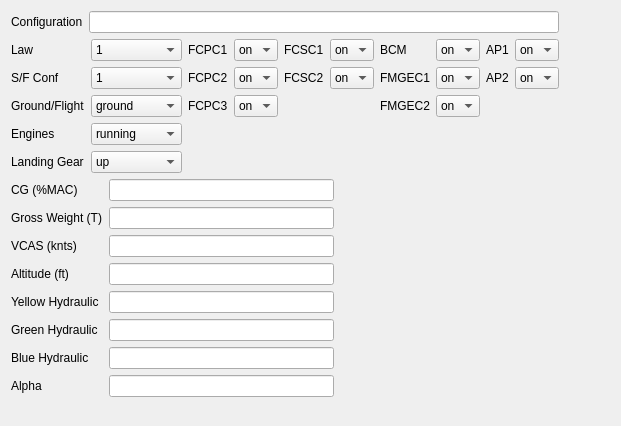
<?xml version="1.0" encoding="UTF-8"?>
<ui version="4.0">
 <class>GTAActionFCTLConfWidget</class>
 <widget class="QWidget" name="GTAActionFCTLConfWidget">
  <property name="geometry">
   <rect>
    <x>0</x>
    <y>0</y>
    <width>621</width>
    <height>426</height>
   </rect>
  </property>
  <property name="windowTitle">
   <string>Form</string>
  </property>
  <layout class="QGridLayout" name="gridLayout_6">
   <item row="1" column="0">
    <layout class="QHBoxLayout" name="horizontalLayout_3">
     <item>
      <layout class="QGridLayout" name="gridLayout">
       <item row="0" column="0">
        <widget class="QLabel" name="label_3">
         <property name="text">
          <string>Law</string>
         </property>
        </widget>
       </item>
       <item row="0" column="1">
        <widget class="QComboBox" name="LAWCB">
         <item>
          <property name="text">
           <string>1</string>
          </property>
         </item>
         <item>
          <property name="text">
           <string>1A</string>
          </property>
         </item>
         <item>
          <property name="text">
           <string>2</string>
          </property>
         </item>
         <item>
          <property name="text">
           <string>2A</string>
          </property>
         </item>
         <item>
          <property name="text">
           <string>2B</string>
          </property>
         </item>
         <item>
          <property name="text">
           <string>direct</string>
          </property>
         </item>
         <item>
          <property name="text">
           <string>flare</string>
          </property>
         </item>
         <item>
          <property name="text">
           <string>normal</string>
          </property>
         </item>
        </widget>
       </item>
       <item row="3" column="1">
        <widget class="QComboBox" name="EnginesCB">
         <item>
          <property name="text">
           <string>running</string>
          </property>
         </item>
         <item>
          <property name="text">
           <string>not running</string>
          </property>
         </item>
        </widget>
       </item>
       <item row="3" column="0">
        <widget class="QLabel" name="label_6">
         <property name="text">
          <string>Engines</string>
         </property>
        </widget>
       </item>
       <item row="4" column="0">
        <widget class="QLabel" name="label_7">
         <property name="text">
          <string>Landing Gear</string>
         </property>
        </widget>
       </item>
       <item row="4" column="1">
        <widget class="QComboBox" name="LdgGearCB">
         <item>
          <property name="text">
           <string>up</string>
          </property>
         </item>
         <item>
          <property name="text">
           <string>down</string>
          </property>
         </item>
        </widget>
       </item>
       <item row="2" column="1">
        <widget class="QComboBox" name="GndFlghtCB">
         <item>
          <property name="text">
           <string>ground</string>
          </property>
         </item>
         <item>
          <property name="text">
           <string>flight</string>
          </property>
         </item>
        </widget>
       </item>
       <item row="2" column="0">
        <widget class="QLabel" name="label_5">
         <property name="text">
          <string>Ground/Flight</string>
         </property>
        </widget>
       </item>
       <item row="1" column="1">
        <widget class="QComboBox" name="SFConfCB">
         <item>
          <property name="text">
           <string>1</string>
          </property>
         </item>
         <item>
          <property name="text">
           <string>1F</string>
          </property>
         </item>
         <item>
          <property name="text">
           <string>2</string>
          </property>
         </item>
         <item>
          <property name="text">
           <string>3</string>
          </property>
         </item>
         <item>
          <property name="text">
           <string>full</string>
          </property>
         </item>
         <item>
          <property name="text">
           <string>clean</string>
          </property>
         </item>
        </widget>
       </item>
       <item row="1" column="0">
        <widget class="QLabel" name="label_4">
         <property name="text">
          <string>S/F Conf</string>
         </property>
        </widget>
       </item>
      </layout>
     </item>
     <item>
      <layout class="QGridLayout" name="gridLayout_3">
       <item row="0" column="0">
        <widget class="QLabel" name="label_16">
         <property name="text">
          <string>FCPC1</string>
         </property>
        </widget>
       </item>
       <item row="0" column="1">
        <widget class="QComboBox" name="FCPC1CB">
         <item>
          <property name="text">
           <string>on</string>
          </property>
         </item>
         <item>
          <property name="text">
           <string>off</string>
          </property>
         </item>
        </widget>
       </item>
       <item row="0" column="2">
        <widget class="QLabel" name="label_17">
         <property name="text">
          <string>FCSC1</string>
         </property>
        </widget>
       </item>
       <item row="0" column="3">
        <widget class="QComboBox" name="FCSC1CB">
         <item>
          <property name="text">
           <string>on</string>
          </property>
         </item>
         <item>
          <property name="text">
           <string>off</string>
          </property>
         </item>
        </widget>
       </item>
       <item row="1" column="0">
        <widget class="QLabel" name="label_20">
         <property name="text">
          <string>FCPC2</string>
         </property>
        </widget>
       </item>
       <item row="1" column="1">
        <widget class="QComboBox" name="FCPC2CB">
         <item>
          <property name="text">
           <string>on</string>
          </property>
         </item>
         <item>
          <property name="text">
           <string>off</string>
          </property>
         </item>
        </widget>
       </item>
       <item row="1" column="2">
        <widget class="QLabel" name="label_18">
         <property name="text">
          <string>FCSC2</string>
         </property>
        </widget>
       </item>
       <item row="1" column="3">
        <widget class="QComboBox" name="FCSC2CB">
         <item>
          <property name="text">
           <string>on</string>
          </property>
         </item>
         <item>
          <property name="text">
           <string>off</string>
          </property>
         </item>
        </widget>
       </item>
       <item row="2" column="0">
        <widget class="QLabel" name="label_19">
         <property name="text">
          <string>FCPC3</string>
         </property>
        </widget>
       </item>
       <item row="2" column="1">
        <widget class="QComboBox" name="FCPC3CB">
         <item>
          <property name="text">
           <string>on</string>
          </property>
         </item>
         <item>
          <property name="text">
           <string>off</string>
          </property>
         </item>
        </widget>
       </item>
       <item row="3" column="0">
        <spacer name="verticalSpacer_3">
         <property name="orientation">
          <enum>Qt::Vertical</enum>
         </property>
         <property name="sizeHint" stdset="0">
          <size>
           <width>20</width>
           <height>40</height>
          </size>
         </property>
        </spacer>
       </item>
      </layout>
     </item>
     <item>
      <layout class="QGridLayout" name="gridLayout_4">
       <item row="0" column="0">
        <widget class="QLabel" name="label_21">
         <property name="text">
          <string>BCM</string>
         </property>
        </widget>
       </item>
       <item row="0" column="1">
        <widget class="QComboBox" name="BCMCB">
         <item>
          <property name="text">
           <string>on</string>
          </property>
         </item>
         <item>
          <property name="text">
           <string>off</string>
          </property>
         </item>
        </widget>
       </item>
       <item row="1" column="0">
        <widget class="QLabel" name="label_22">
         <property name="text">
          <string>FMGEC1</string>
         </property>
        </widget>
       </item>
       <item row="1" column="1">
        <widget class="QComboBox" name="FMGEC1CB">
         <item>
          <property name="text">
           <string>on</string>
          </property>
         </item>
         <item>
          <property name="text">
           <string>off</string>
          </property>
         </item>
        </widget>
       </item>
       <item row="2" column="0">
        <widget class="QLabel" name="label_23">
         <property name="text">
          <string>FMGEC2</string>
         </property>
        </widget>
       </item>
       <item row="2" column="1">
        <widget class="QComboBox" name="FMGEC2CB">
         <item>
          <property name="text">
           <string>on</string>
          </property>
         </item>
         <item>
          <property name="text">
           <string>off</string>
          </property>
         </item>
        </widget>
       </item>
       <item row="3" column="0">
        <spacer name="verticalSpacer_2">
         <property name="orientation">
          <enum>Qt::Vertical</enum>
         </property>
         <property name="sizeHint" stdset="0">
          <size>
           <width>20</width>
           <height>40</height>
          </size>
         </property>
        </spacer>
       </item>
      </layout>
     </item>
     <item>
      <layout class="QGridLayout" name="gridLayout_5">
       <item row="0" column="0">
        <widget class="QLabel" name="label_24">
         <property name="text">
          <string>AP1</string>
         </property>
        </widget>
       </item>
       <item row="0" column="1">
        <widget class="QComboBox" name="AP1CB">
         <item>
          <property name="text">
           <string>on</string>
          </property>
         </item>
         <item>
          <property name="text">
           <string>off</string>
          </property>
         </item>
        </widget>
       </item>
       <item row="1" column="0">
        <widget class="QLabel" name="label_25">
         <property name="text">
          <string>AP2</string>
         </property>
        </widget>
       </item>
       <item row="1" column="1">
        <widget class="QComboBox" name="AP2CB">
         <item>
          <property name="text">
           <string>on</string>
          </property>
         </item>
         <item>
          <property name="text">
           <string>off</string>
          </property>
         </item>
        </widget>
       </item>
       <item row="2" column="1">
        <spacer name="verticalSpacer">
         <property name="orientation">
          <enum>Qt::Vertical</enum>
         </property>
         <property name="sizeHint" stdset="0">
          <size>
           <width>20</width>
           <height>40</height>
          </size>
         </property>
        </spacer>
       </item>
      </layout>
     </item>
    </layout>
   </item>
   <item row="2" column="0">
    <layout class="QGridLayout" name="gridLayout_2">
     <item row="0" column="1">
      <widget class="QLineEdit" name="CGLE"/>
     </item>
     <item row="1" column="0">
      <widget class="QLabel" name="label_9">
       <property name="text">
        <string>Gross Weight (T)</string>
       </property>
      </widget>
     </item>
     <item row="1" column="1">
      <widget class="QLineEdit" name="GrossWeightLE"/>
     </item>
     <item row="2" column="0">
      <widget class="QLabel" name="label_10">
       <property name="text">
        <string>VCAS (knts)</string>
       </property>
      </widget>
     </item>
     <item row="2" column="1">
      <widget class="QLineEdit" name="VCASLE"/>
     </item>
     <item row="3" column="0">
      <widget class="QLabel" name="label_11">
       <property name="text">
        <string>Altitude (ft)</string>
       </property>
      </widget>
     </item>
     <item row="3" column="1">
      <widget class="QLineEdit" name="AltitudeLE"/>
     </item>
     <item row="4" column="0">
      <widget class="QLabel" name="label_12">
       <property name="text">
        <string>Yellow Hydraulic</string>
       </property>
      </widget>
     </item>
     <item row="4" column="1">
      <widget class="QLineEdit" name="YHYDLE"/>
     </item>
     <item row="5" column="0">
      <widget class="QLabel" name="label_13">
       <property name="text">
        <string>Green Hydraulic</string>
       </property>
      </widget>
     </item>
     <item row="5" column="1">
      <widget class="QLineEdit" name="GHYDLE"/>
     </item>
     <item row="6" column="0">
      <widget class="QLabel" name="label_14">
       <property name="text">
        <string>Blue Hydraulic</string>
       </property>
      </widget>
     </item>
     <item row="6" column="1">
      <widget class="QLineEdit" name="BHYDLE"/>
     </item>
     <item row="7" column="0">
      <widget class="QLabel" name="label_15">
       <property name="text">
        <string>Alpha</string>
       </property>
      </widget>
     </item>
     <item row="7" column="1">
      <widget class="QLineEdit" name="AlphaLE"/>
     </item>
     <item row="0" column="0">
      <widget class="QLabel" name="label_8">
       <property name="text">
        <string>CG (%MAC)</string>
       </property>
      </widget>
     </item>
     <item row="8" column="1">
      <spacer name="verticalSpacer_4">
       <property name="orientation">
        <enum>Qt::Vertical</enum>
       </property>
       <property name="sizeHint" stdset="0">
        <size>
         <width>20</width>
         <height>40</height>
        </size>
       </property>
      </spacer>
     </item>
     <item row="2" column="2">
      <spacer name="horizontalSpacer_2">
       <property name="orientation">
        <enum>Qt::Horizontal</enum>
       </property>
       <property name="sizeHint" stdset="0">
        <size>
         <width>40</width>
         <height>20</height>
        </size>
       </property>
      </spacer>
     </item>
    </layout>
   </item>
   <item row="3" column="0">
    <spacer name="verticalSpacer_5">
     <property name="orientation">
      <enum>Qt::Vertical</enum>
     </property>
     <property name="sizeHint" stdset="0">
      <size>
       <width>20</width>
       <height>40</height>
      </size>
     </property>
    </spacer>
   </item>
   <item row="2" column="1">
    <spacer name="horizontalSpacer">
     <property name="orientation">
      <enum>Qt::Horizontal</enum>
     </property>
     <property name="sizeHint" stdset="0">
      <size>
       <width>40</width>
       <height>20</height>
      </size>
     </property>
    </spacer>
   </item>
   <item row="0" column="0">
    <layout class="QHBoxLayout" name="horizontalLayout">
     <item>
      <widget class="QLabel" name="label">
       <property name="text">
        <string>Configuration</string>
       </property>
      </widget>
     </item>
     <item>
      <widget class="QLineEdit" name="ConfigNameLE"/>
     </item>
    </layout>
   </item>
  </layout>
 </widget>
 <resources/>
 <connections/>
</ui>
